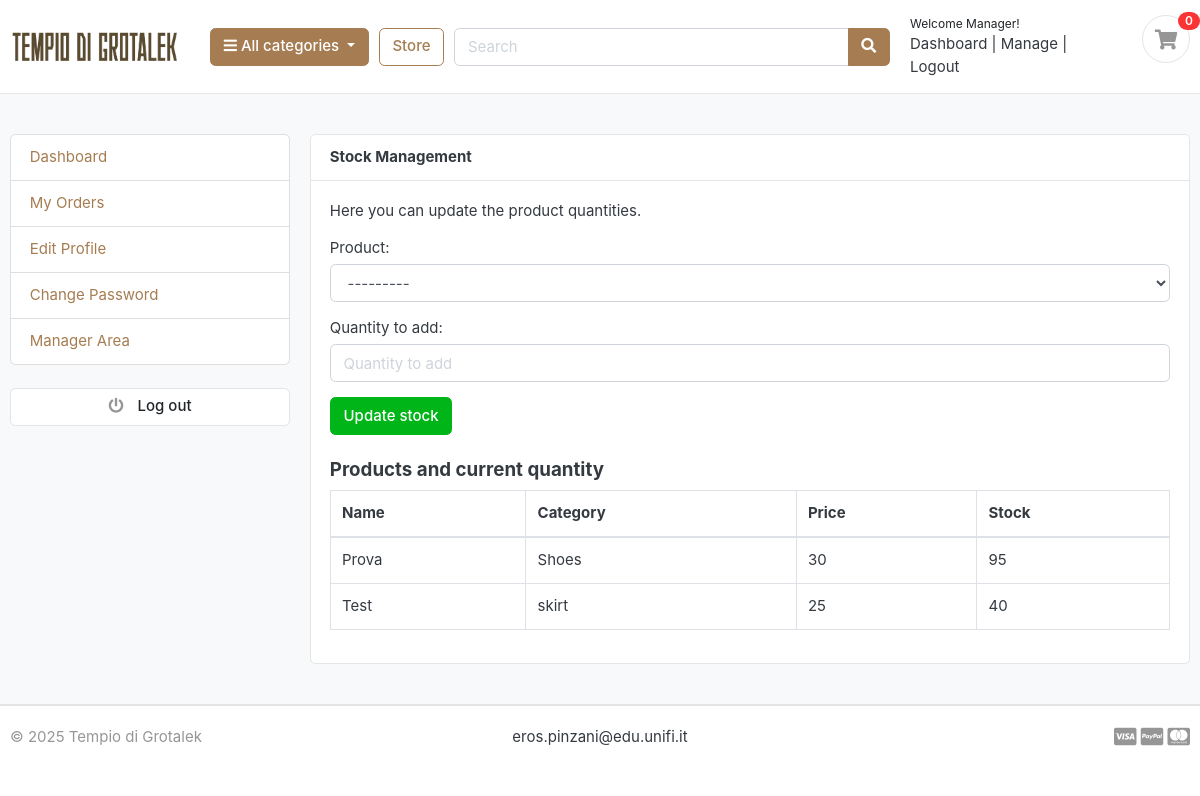
The app's page /accounts/manager_stock/ (signed in) with its own data.
### Accounts/models.py (models this page shows, shortened)
class Account(AbstractBaseUser):
    first_name = models.CharField(max_length=50)
    last_name = models.CharField(max_length=50)
    username = models.CharField(max_length=50, unique=True)
    email = models.EmailField(max_length=100, unique=True)
    phone_number = models.CharField(max_length=50)
    date_joined = models.DateTimeField(auto_now_add=True)
    last_login = models.DateTimeField(auto_now_add=True)
    is_admin = models.BooleanField(default=False)
    is_staff = models.BooleanField(default=False)
    is_active = models.BooleanField(default=False)
    is_superadmin = models.BooleanField(default=False)
    is_manager = models.BooleanField(default=False)  # True se utente è manager
    USERNAME_FIELD = 'email'
    REQUIRED_FIELDS = ['username', 'first_name', 'last_name']
    objects = MyAccountManager()

### Store/models.py (models this page shows, shortened)
class Product(models.Model):
    product_name = models.CharField(max_length=200, unique=True)
    slug = models.SlugField(max_length=200, unique=True)
    description = models.TextField(max_length=500, blank=True)
    price = models.IntegerField()
    images = CloudinaryField('image', folder='photos/products')
    stock = models.IntegerField()
    is_available = models.BooleanField(default=True)
    category = models.ForeignKey(Category, on_delete=models.CASCADE)
    created_date = models.DateTimeField(auto_now_add=True)
    modified_date = models.DateTimeField(auto_now=True)
    def __str__(self):
        return self.product_name

### Category/models.py (models this page shows, shortened)
class Category(models.Model):
    category_name = models.CharField(max_length=50, unique=True)
    slug = models.SlugField(max_length=100, unique=True)
    class Meta:
        verbose_name = 'Category'
        verbose_name_plural = 'Categories'
    def get_url(self):
        return reverse('products_by_category', args=[self.slug])

### Accounts/views.py (the view)
# urls.py: path('manager_stock/', views.manager_stock, name='manager_stock'),
@login_required(login_url='login')
def manager_stock(request):
    if not request.user.is_authenticated or not request.user.is_manager:
        return redirect('dashboard')
    products = Product.objects.all().order_by('product_name')
    if request.method == 'POST':
        form = StockUpdateForm(request.POST)
        if form.is_valid():
            product = form.cleaned_data['product']
            quantity = form.cleaned_data['quantity']
            product.stock += quantity
            product.save()
            messages.success(request, f"Stock updated for {product.product_name} (+{quantity}).")
            return redirect('manager_stock')
    else:
        form = StockUpdateForm()
    context = {
        'products': products,
        'form': form,
    }
    return render(request, 'accounts/manager_stock.html', context)

### Accounts/forms.py
class StockUpdateForm(forms.Form):
    product = forms.ModelChoiceField(queryset=Product.objects.all(), label="Product", widget=forms.Select(attrs={'class': 'form-control'}))
    quantity = forms.IntegerField(label="Quantity to add", min_value=1, widget=forms.NumberInput(attrs={'class': 'form-control', 'placeholder': 'Quantity to add'}))

### Carts/context_processors.py (called while the page is built)
def counter(request):
    cart_count = 0
    if 'admin' in request.path:
        return {}
    else:
        try:
            cart = Cart.objects.filter(cart_id=_cart_id(request))
            if request.user.is_authenticated:
                cart_items = CartItem.objects.all().filter(user=request.user)
            else:
                cart_items = CartItem.objects.all().filter(cart=cart[:1])
            for cart_item in cart_items:
                cart_count += cart_item.quantity
        except Cart.DoesNotExist:
            cart_count = 0
    return dict(cart_count=cart_count)

### Carts/views.py (called while the page is built)
def _cart_id(request):
    cart = request.session.session_key
    if not cart:
        cart = request.session.create()
    return cart

### Category/context_processors.py (called while the page is built)
def menu_links(request):
    links = Category.objects.all()
    return dict(links=links)

### templates/accounts/manager_stock.html (shortened to what this page needs)
{% extends 'base.html' %}
{% block content %}
<section class="section-conten padding-y bg">
    <div class="container">
        <div class="row">
            {% include 'includes/dashboard_sidebar.html' %}
            <main class="col-md-9">
                <article class="card">
                    <header class="card-header">
                        <strong>Stock Management</strong>
                    </header>
                    <div class="card-body">
                        <p>Here you can update the product quantities.</p>
                        <form method="post" class="mb-4">
                            {{ form.as_p }}
                            <button type="submit" class="btn btn-success">Update stock</button>
                        </form>
                        <h5>Products and current quantity</h5>
                        <table class="table table-bordered">
                            <thead>
                                <tr>
                                    <th>Name</th>
                                    <th>Category</th>
                                    <th>Price</th>
                                    <th>Stock</th>
                                </tr>
                            </thead>
                            <tbody>
                                {% for product in products %}
                                <tr{% if product.stock == 0 %} style="color: red;"{% endif %}>
                                    <td>{{ product.product_name }}</td>
                                    <td>{{ product.category.category_name }}</td>
                                    <td>{{ product.price }}</td>
                                    <td>{{ product.stock }}</td>
                                </tr>
                                {% empty %}
                                <tr><td colspan="4">No products found.</td></tr>
                                {% endfor %}
                            </tbody>
                        </table>
                    </div>
                </article>
            </main>
        </div>
    </div>
</section>
{% endblock %}

### templates/includes/navbar.html (shortened to what this page needs)
{% load static %}
<header class="section-header">
    <section class="header-main border-bottom navbar-texture">
        <div class="container">
            <div class="row align-items-center">
                <div class="col-lg-2 col-md-3 col-6">
                    <a href="{% url 'home' %}" class="brand-wrap">
                        <img class="logo" src="{% static '/images/Tempio_di_Grotalek.png' %}" alt="Logo">
                    </a>
                </div>
                <div class="col-lg col-sm col-md col-6 flex-grow-0">
                    <div class="category-wrap dropdown d-inline-block float-right">
                        <button type="button" class="btn btn-primary dropdown-toggle" data-toggle="dropdown">
                            <i class="fa fa-bars"></i> All categories
                        </button>
                    </div>
                </div>
                <a href="{% url 'store' %}" class="btn btn-outline-primary">Store</a>
                <div class="col-lg  col-md-6 col-sm-12 col">
                    <form action="{% url 'search' %}" class="search" method='GET'>
                        <div class="input-group w-100">
                            <input type="text" class="form-control" style="width:60%;" placeholder="Search"
                                   name="keyword">
                            <div class="input-group-append">
                                <button class="btn btn-primary" type="submit">
                                    <i class="fa fa-search"></i>
                                </button>
                            </div>
                        </div>
                    </form>
                </div>
                <div class="col-lg-3 col-sm-6 col-8 order-2 order-lg-3">
                    <div class="d-flex justify-content-end mb-3 mb-lg-0">
                        {% if user.id is None %}
                            <div class="widget-header">
                                <small class="title text-dark">Welcome guest!</small>
                                <div>
                                    <a href="{% url 'login' %}">Sign in</a> <span class="dark-transp"> | </span>
                                    <a href="{% url 'register' %}"> Register</a>
                                </div>
                            </div>
                        {% else %}
                            <div class="widget-header">
                                <small class="title text-dark">Welcome {{ user.first_name }}!</small>
                                <div>
                                    <a href="{% url 'dashboard' %}">Dashboard</a> <span class="dark-transp"> | </span>
                                    {% if user.is_manager %}
                                        <a href="{% url 'manager_dashboard' %}">Manage</a> <span class="dark-transp"> | </span>
                                    {% endif %}
                                    <a href="{% url 'logout' %}"> Logout</a>
                                </div>
                            </div>
                        {% endif %}
                        <a href="{% url 'cart' %}" class="widget-header pl-3 ml-3">
                            <div class="icon icon-sm rounded-circle border"><i class="fa fa-shopping-cart"></i></div>
                            <span class="badge badge-pill badge-danger notify">{{ cart_count }}</span>
                        </a>
                    </div>
                </div>
            </div>
        </div>
    </section>
</header>

### Ecommerce/static/css/ui.css (style rules this page uses)
html { font-family: "Inter", sans-serif; font-size: 15px; }
.icon-xs, .icon-sm, .icon-md, .icon-lg { display: inline-block; text-align: center; flex-shrink: 0; flex-grow: 0; }
.icon-sm { width: 48px; height: 48px; line-height: 48px !important; font-size: 20px; }
.padding-y { padding-top: 40px; padding-bottom: 40px; }
article:after, .form-group:after { display: block; clear: both; content: ""; }
.bg { background-color: #f8f9fa; }
.header-main { position: relative; padding-top: 1rem; padding-bottom: 1rem; }
.brand-wrap .logo, .navbar-brand .logo { margin-right: 7px; max-height: 42px; display: inline-block; }
.widget-header { display: inline-block; vertical-align: middle; position: relative; }
.widget-header a { color: #343a40; }
.widget-header i { color: #969696; }
.widget-header .title { display: block; }
.widget-header .notify { position: absolute; top: -3px; right: -10px; }
.notify { position: absolute; top: -4px; right: -10px; display: inline-block; padding: 0.25em 0.6em; font-size: 12px; line-height: 1; text-align: center; border-radius: 3rem; color: #fff; background-color: #fa3434; }
.navbar-texture, .footer-texture { background-image: url('../images/navbar-bg.png'); background-size: cover; background-repeat: repeat; }

### records on screen
Account: first_name "Manager"
Product: product_name "Prova", category.category_name "Shoes", price "30", stock "95"
Product: product_name "Test", category.category_name "skirt", price "25", stock "40"

### other values on screen
{{ cart_count }} "0"
